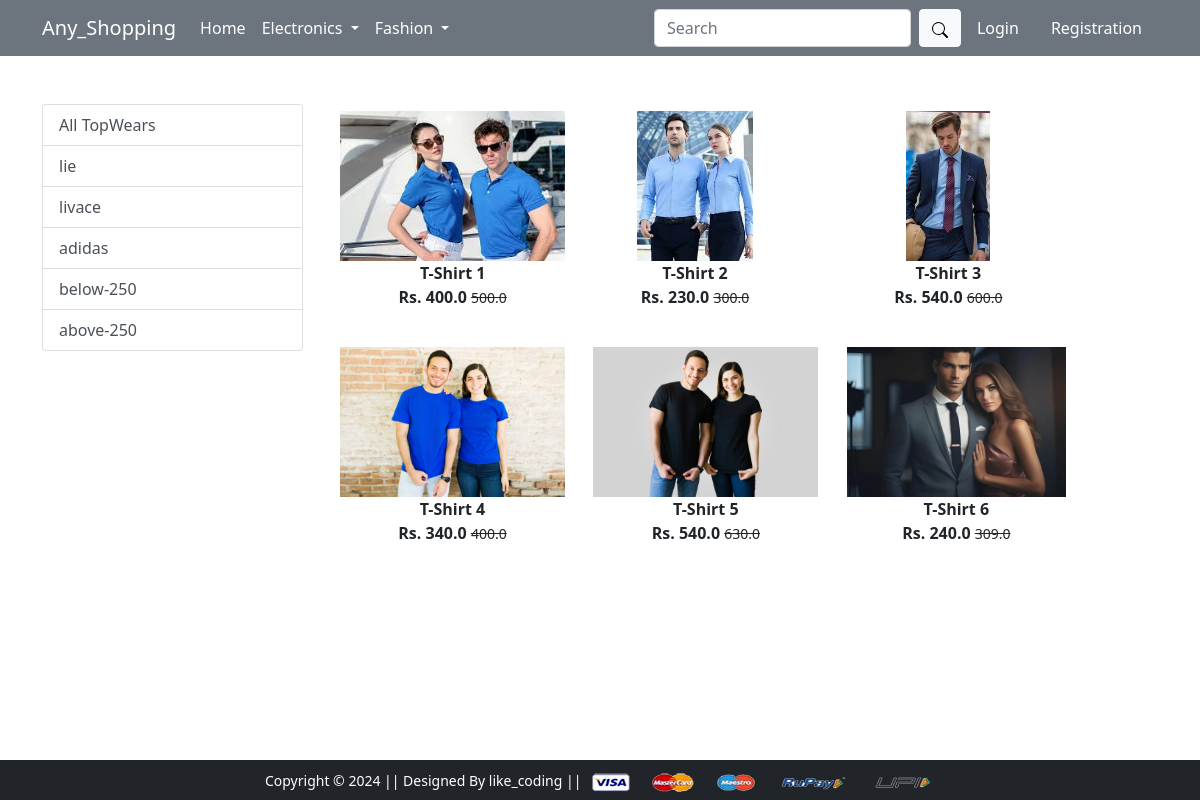
Screenshot of /topwear/ with the database file from the repository.
### app/models.py (models this page shows, shortened)
class Product(models.Model):
    title = models.CharField(max_length=121)
    selling_price = models.FloatField()
    discounted_price = models.FloatField()
    description = models.TextField()
    brand = models.CharField(max_length=121)
    category = models.CharField(choices=CATEGORY_CHOICES,max_length=121)
    product_image = models.ImageField(upload_to='productimg')

### app/views.py (the view)
# urls.py: path('topwear/', views.topwear, name='topwear'),
def topwear(request , data = None):
 if data == None:
  topwear = Product.objects.filter(category='TW')
 elif data=='lie'or data=='livace'or data=='adidas':
  topwear = Product.objects.filter(category='TW').filter(brand = data)
 elif data == 'below':
  topwear = Product.objects.filter(category='TW').filter(discounted_price__lt=250)
 elif data == 'above':
  topwear = Product.objects.filter(category='TW').filter(discounted_price__gt=250)
 return render(request, 'app/topwears.html',{'topwears':topwear})

### app/templates/app/topwears.html (shortened to what this page needs)
{% extends 'app/base.html' %}
{% load static %}
{% block main-content %}
<div class="container my-5">
 <div class="row">
  <div class="col-sm-3">
   <div class="list-group">
    <a href="{% url 'topwear' %}" class="list-group-item list-group-item-action" aria-current="true">All TopWears</a>
    <a href="{% url 'topweardata' 'lie' %}" class="list-group-item list-group-item-action" aria-current="true">lie</a>
    <a href="{% url 'topweardata' 'livace' %}" class="list-group-item list-group-item-action" aria-current="true">livace</a>
    <a href="{% url 'topweardata' 'adidas' %}" class="list-group-item list-group-item-action" aria-current="true">adidas</a>
    <a href="{% url 'topweardata' 'below' %}" class="list-group-item list-group-item-action" aria-current="true">below-250</a>
    <a href="{% url 'topweardata' 'above' %}" class="list-group-item list-group-item-action" aria-current="true">above-250</a>
   </div>
  </div>
  <div class="col-sm-8">
    <div class="row">
        {% for topwear in topwears %}
        <div class="col-sm-4 text-center mb-4">
            <a href="{% url 'product-detail' topwear.id %}" class="btn">
                <div class="item">
                    <img src="{{topwear.product_image.url}}" alt="" height="150">
                    <div class="fw-bold">{{topwear.title}}</div>
                    <div class="fw-bold">Rs. {{topwear.discounted_price}}
                        <small class="fw-light text-decoration-line-through">{{topwear.selling_price}}</small>
                    </div>
                </div>
            </a>
        </div>
        {%endfor%}
    </div>
  </div>
 </div>
</div>
{% endblock main-content %}

### rows the page displays
Product: product_image (picture), title "T-Shirt 1", discounted_price "400.0", selling_price "500.0"
Product: product_image (picture), title "T-Shirt 2", discounted_price "230.0", selling_price "300.0"
Product: product_image (picture), title "T-Shirt 3", discounted_price "540.0", selling_price "600.0"
Product: product_image (picture), title "T-Shirt 4", discounted_price "340.0", selling_price "400.0"
Product: product_image (picture), title "T-Shirt 5", discounted_price "540.0", selling_price "630.0"
Product: product_image (picture), title "T-Shirt 6", discounted_price "240.0", selling_price "309.0"
